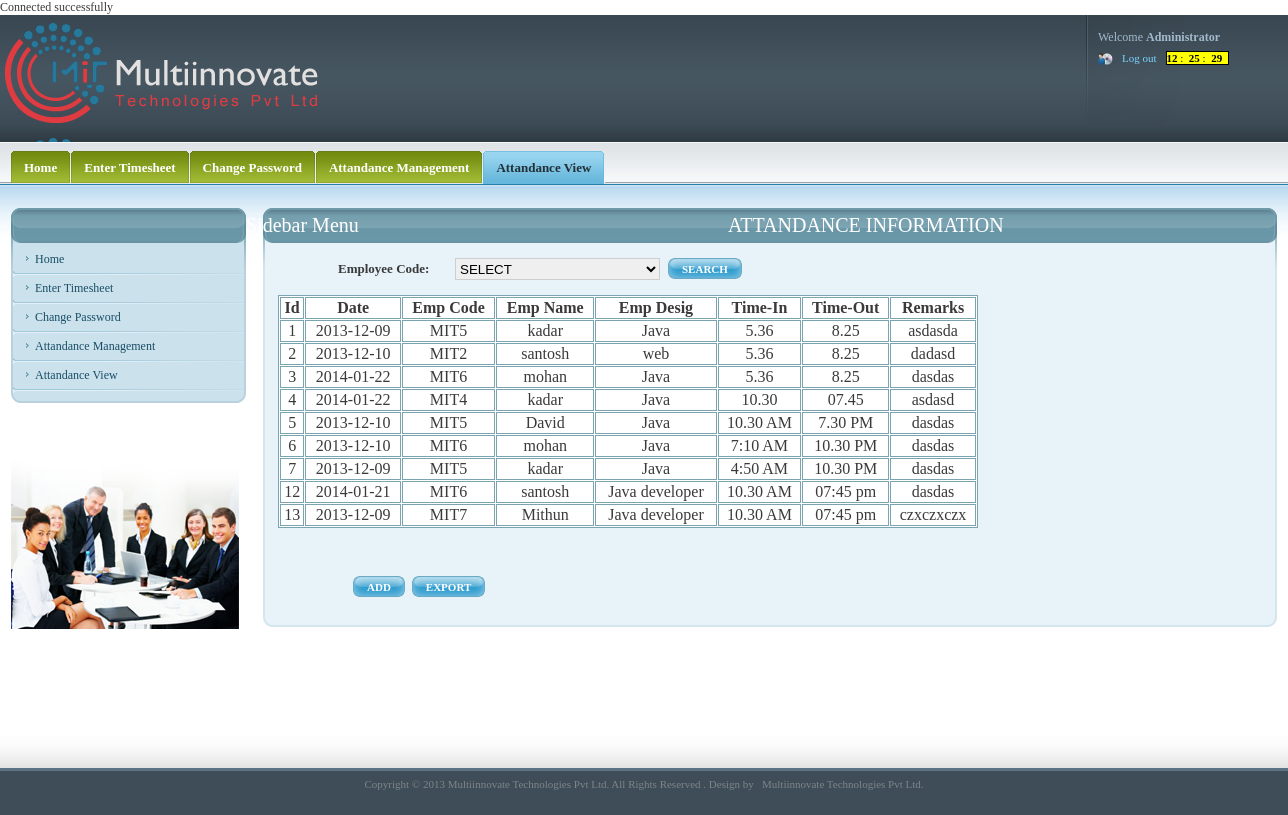
The app's page /AttandanceView.php with its own data.
### tables this page shows
CREATE TABLE IF NOT EXISTS `emp_attandance_report` (
  `id` int(10) NOT NULL AUTO_INCREMENT,
  `date` date DEFAULT NULL,
  `Emp_Code` varchar(50) DEFAULT NULL,
  `Emp_Name` varchar(50) DEFAULT NULL,
  `Emp_Designation` varchar(100) DEFAULT NULL,
  `Time_In` varchar(100) DEFAULT NULL,
  `Time_Out` varchar(100) DEFAULT NULL,
  `remark` varchar(500) DEFAULT NULL,
  PRIMARY KEY (`id`)
);

### AttandanceView.php (the view, shortened to what this page needs)
<!DOCTYPE html PUBLIC "-//W3C//DTD XHTML 1.0 Strict//EN" "http://www.w3.org/TR/xhtml1/DTD/xhtml1-strict.dtd">
<html xmlns="http://www.w3.org/1999/xhtml">
<head>
<link media="screen" rel="stylesheet" type="text/css" href="css/admin.css"  />
 <link rel="stylesheet" href="http://code.jquery.com/ui/1.10.2/themes/smoothness/jquery-ui.css" />
  <link rel="stylesheet" href="/resources/demos/style.css" />
</head>
<body onLoad="digital_clock()">
	<div id="wrapper">
		<div id="head">
			<div id="logo_user_details">
				<h1 id="logo"><a href="#">websitename Administration Panel</a></h1>
				<div id="user_details">
					<ul id="user_details_menu">
						<li>Welcome <strong>Administrator</strong></li>
						<li>
							<ul id="user_access">
							<li class="last"><a href="index.php">Log out</a></li>
                                <li>
                                	    <span style="background:#FF0; border:#000 1px solid; font:'Times New Roman', Times, serif bold; color:#000">
										<b id=hours></b>&nbsp;:&nbsp;
										<b id=minutes></b>&nbsp;:&nbsp;
										<b id=seconds></b> &nbsp;
								   </span>
                                </li>
							</ul>
						</li>
					</ul>
				</div>
			</div>
			<div id="menus_wrapper">
			  <div id="main_menu">
					<ul>
						<li><a href="emphome.php"><span><span>Home</span></span></a></li>
                        <li><a href="timeshet.php"><span><span>Enter Timesheet</span></span></a></li>
                        <li><a href="TimeSheetChangePass.php"><span><span>Change Password</span></span></a></li>
                        <li><a href="AttandanceSheet.php"><span><span>Attandance Management</span></span></a></li>
                        <li><a href="AttandanceView.php" class="selected"><span><span>Attandance View</span></span></a></li>
					</ul>
				</div>
			</div>
		</div>
  <div id="content">
			<div id="page">
				<div class="inner">
					<div class="section">
						<div class="title_wrapper">
							<h2 style="margin-left:450px;">ATTANDANCE INFORMATION</h2>
							<span class="title_wrapper_left"></span>
							<span class="title_wrapper_right"></span>
						</div>
				  <div class="section_content">
							<div class="sct">
								<div class="sct_left">
									<div class="sct_right">
										<div class="sct_left">
											<div class="sct_right">
												<form action="AttandanceSearch.php" method="" class="search_form general_form" method="post">
													<fieldset>
					<div class="forms">
					 <div class="row">
					 <div class="inputs">
                     		 <?php
											echo "<label>Employee Code:</label>";
											echo "<select name='EMP_CODE' value='' style='float:left; height:22px; width:205px; float:left; margin: 0 8px 0 0;border:1px solid 				#CECECE;'><option value='default'>SELECT</option>";
								echo "</select>";
		?>
		<span class="button send_form_btn"><span><span>SEARCH</span></span><input name="submit" type="submit" value="submit" /></span>
                                        </div>
                                        </div>
                  		<?php
							$query = "SELECT * from  Emp_Attandance_Report";
							$res = mysql_query($query);
							$num_rows = mysql_num_rows($res);
								if($num_rows>=1)
								{
							echo"<table id='table_struct' border='1' width='700' cellspacing='1'  bordercolor='7BA4B1'  bgcolor='#FFFFFF' ><tr class='tr_class'>
							<td align='center' style='font-weight:bold'>Id</td>
							<td align='center' style='font-weight:bold'>Date</td>
							<td align='center' style='font-weight:bold'>Emp Code</td>
							<td align='center' style='font-weight:bold'>Emp Name</td>
							<td align='center' style='font-weight:bold'>Emp Desig</td>
   							<td align='center' style='font-weight:bold'>Time-In</td>
							<td align='center' style='font-weight:bold'>Time-Out</td>
							<td align='center' style='font-weight:bold'>Remarks</td>
							</tr>";
								while($row = mysql_fetch_array($res))
								{
										echo"<tr class='tr_class1'>
										<td align='center'>".$row['id']."</td>
										<td align='center'>".$row['date']."</td>
										<td align='center'>".$row['Emp_Code']."</td>
										<td align='center'>".$row['Emp_Name']."</td>
										<td align='center'>".$row['Emp_Designation']."</td>
										<td align='center'>".$row['Time_In']."</td>
										<td align='center'>".$row['Time_Out']."</td>
										<td align='center'>".$row['remark']."</td>";
									echo "</tr>";
								}
								echo "</table>";
							}
							else	{
								echo "<table  width='100%' cellspacing='1' cellpadding='1'><tr class='tr_class'><td>No Record Found!!</td></tr></table>";
								}
						 	?><br /><br />
														<div class="row">
															<div class="buttons">
																<ul>
																<ul>
         <li><span class="button send_form_btn"><span><span><a href="AttandanceSheet.php"><font color="#FFFFFF">ADD</font></a></span></span></span></li>
         <li><span class="button send_form_btn"><span><span><a href="EmployeeAttandanceExport.php"><font color="#FFFFFF">EXPORT</font></a></span></span></span></li>
		</ul>
															</div>
														</div>
														</div>
													</fieldset>
									        </form>
											</div>
										</div>
									</div>
								</div>
							</div>
							<span class="scb"><span class="scb_left"></span><span class="scb_right"></span></span>
						</div>
					</div>
				</div>
			</div>
			<div id="sidebar">
				<div class="inner">
					<div class="section">
						<div class="title_wrapper">
							<h2>Sidebar Menu</h2>
							<span class="title_wrapper_left"></span>
							<span class="title_wrapper_right"></span>
						</div>
				  <div class="section_content">
							<div class="sct">
								<div class="sct_left">
									<div class="sct_right">
										<div class="sct_left">
											<div class="sct_right">
												<ul class="sidebar_menu">
                       <li><a href="emphome.php"><span><span>Home</span></span></a></li>
                        <li><a href="timeshet.php"><span><span>Enter Timesheet</span></span></a></li>
                        <li><a href="TimeSheetChangePass.php" ><span><span>Change Password</span></span></a></li>
                        <li><a href="AttandanceSheet.php"><span><span>Attandance Management</span></span></a></li>
                        <li><a href="AttandanceView.php" ><span><span>Attandance View</span></span></a></li>
                                                   </ul>
											</div>
										</div>
									</div>
								</div>
							</div>
							<span class="scb"><span class="scb_left"></span><span class="scb_right"></span></span>
						</div>
					</div>
					<div class="section_content">
					<img src="images/chitfundside.png"/>
						</div>
				</div>
			</div>
		</div>
	</div>
	<div id="footer">
		<div id="footer_inner">
			<center><p> Copyright &copy; 2013  Multiinnovate Technologies Pvt Ltd. All Rights Reserved . Design by &nbsp; <a href="http://www.multiinnovate.com" title="Multiinnovate Technologies"
target="_blank">Multiinnovate Technologies Pvt Ltd.</a></p></center>
		</div>
	</div>
</body>
</html>

### css/style.css (style rules this page uses)
.title_wrapper h2 { margin-left:220px; }

### css/forms.css (style rules this page uses)
.button { display: block; color: #fff; background:url(layout/submit_middle.gif) repeat-x; font-size: 11px; overflow: hidden; position: relative; top: 0; left: 0; float: left; font-weight: bold; text-decoration: none; }
.button span { background:url(layout/submit_left.gif) no-repeat; display: block; float: left; white-space: nowrap; }
.button span span { background:url(layout/submit_right.gif) no-repeat right 0; display: block; padding: 0 14px; height: 21px; line-height: 22px; }
.general_form, .general_form fieldset { margin: 0; padding: 0; border: 0; }
.general_form fieldset { width: 100%; overflow: hidden; padding: 0; position: relative; top: 0; left: 0; }
.forms { float: left; width: 620px; }
.general_form { font-size: 13px; line-height: 24px; }
.general_form .row { width: 1000px; overflow: hidden; padding: 0px 0px 15px; float: left; }
.general_form label { display: block; float: left; font-weight: bold; width: 117px; line-height: 22px; margin-left:30px; }
.general_form .inputs { float: left; width: 520px; margin-left:30px; }
.send_form_btn { background-image:url(layout/site/forms/send_form_middle.gif); background-color: #339fd0; }
.send_form_btn span { background-image:url(layout/site/forms/send_form_left.gif); }
.send_form_btn span span { background-image:url(layout/site/forms/send_form_right.gif); }
.buttons { float: left; padding: 0 0 0 75px; }
.buttons ul { margin: 0; padding: 0 30px 0 0; float: left; }
.buttons ul li { float: left; margin: 0; padding: 0 7px 0 0; list-style:none; }
.general_form .forms { width: 80%; }
.general_form .inputs { width: 659px; }

### records on screen
emp_attandance_report: id "1", date "2013-12-09", Emp_Code "MIT5", Emp_Name "kadar", Emp_Designation "Java", Time_In "5.36", Time_Out "8.25", remark "asdasda"
emp_attandance_report: id "2", date "2013-12-10", Emp_Code "MIT2", Emp_Name "santosh", Emp_Designation "web", Time_In "5.36", Time_Out "8.25", remark "dadasd"
emp_attandance_report: id "3", date "2014-01-22", Emp_Code "MIT6", Emp_Name "mohan", Emp_Designation "Java", Time_In "5.36", Time_Out "8.25", remark "dasdas"
emp_attandance_report: id "4", date "2014-01-22", Emp_Code "MIT4", Emp_Name "kadar", Emp_Designation "Java", Time_In "10.30", Time_Out "07.45", remark "asdasd"
emp_attandance_report: id "5", date "2013-12-10", Emp_Code "MIT5", Emp_Name "David", Emp_Designation "Java", Time_In "10.30 AM", Time_Out "7.30 PM", remark "dasdas"
emp_attandance_report: id "6", date "2013-12-10", Emp_Code "MIT6", Emp_Name "mohan", Emp_Designation "Java", Time_In "7:10 AM", Time_Out "10.30 PM", remark "dasdas"
emp_attandance_report: id "7", date "2013-12-09", Emp_Code "MIT5", Emp_Name "kadar", Emp_Designation "Java", Time_In "4:50 AM", Time_Out "10.30 PM", remark "dasdas"
emp_attandance_report: id "12", date "2014-01-21", Emp_Code "MIT6", Emp_Name "santosh", Emp_Designation "Java developer", Time_In "10.30 AM", Time_Out "07:45 pm", remark "dasdas"
emp_attandance_report: id "13", date "2013-12-09", Emp_Code "MIT7", Emp_Name "Mithun", Emp_Designation "Java developer", Time_In "10.30 AM", Time_Out "07:45 pm", remark "czxczxczx"
